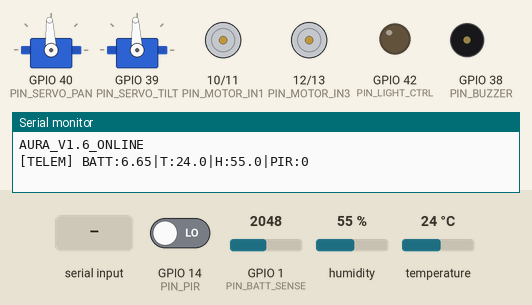
Bench run of a program on a simulated ESP32-S3. Shown: 2 × servo, motor-driver pin pairs drawn as motors (green arrow = first pin HIGH = forward, orange = second pin HIGH = backward, longer = more drive), output pins drawn as LEDs (lit = HIGH), buzzer (waves = sounding), the last lines printed to the serial monitor. The inputs (shaded band) are chosen by the test bench; at power-on: GPIO 1 (PIN_BATT_SENSE) = 2048, GPIO 14 (PIN_PIR) LOW, humidity 55 %, temperature 24 °C (analog values on the 0–4095 scale). Servo pulses on a pin are drawn as a servo (544–2400 µs = 0–180°).

Above: at 1.6 s.
1.7 s: "F\n" received over Serial
At 2.1 s:
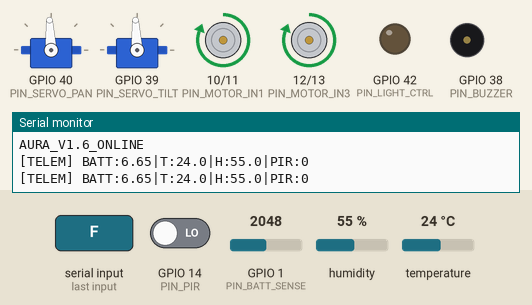
3.8 s: "B\n" received over Serial
At 4.2 s:
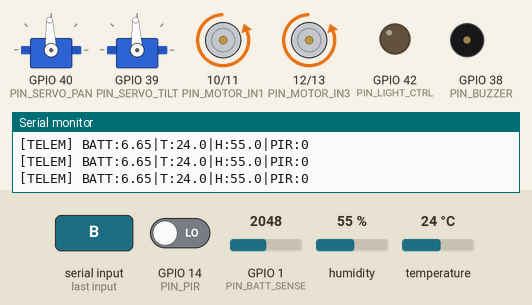
5.9 s: "L\n" received over Serial
At 6.3 s:
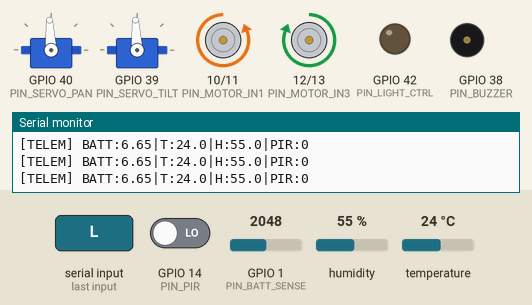
8.0 s: "R\n" received over Serial
At 8.3 s:
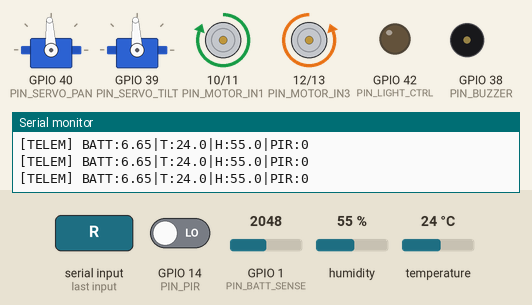
10.1 s: GPIO 1 (PIN_BATT_SENSE) set to 2118
12.2 s: GPIO 1 (PIN_BATT_SENSE) set to 2188
At 13.5 s:
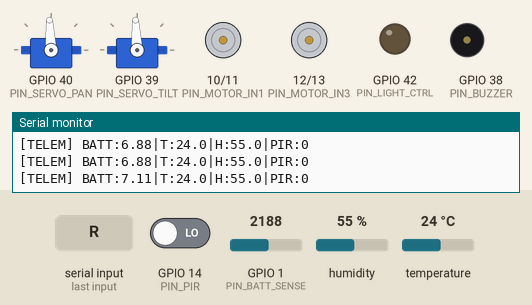
Timing chart, 0 to 17.6 s (numbered marks = the images above; inputs shaded):
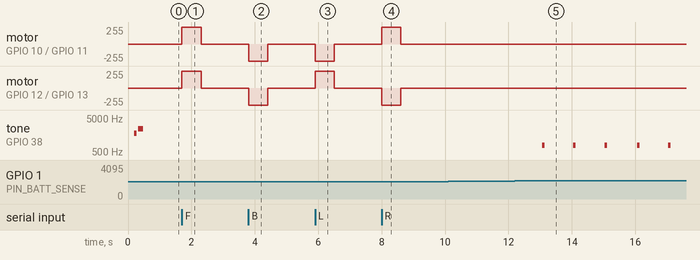

Measured:
- the behaviour switches between 2155 and 2156 on GPIO 1 (PIN_BATT_SENSE) (found by bisection; images 4 and 5)
- after the input at 1.7 s, motor on GPIO 10 (PIN_MOTOR_IN1) / GPIO 11 (PIN_MOTOR_IN2), motor on GPIO 12 (PIN_MOTOR_IN3) / GPIO 13 (PIN_MOTOR_IN4): stopped → forward 255/255 at once, → stopped 0.60 s later
- after the input at 3.8 s, motor on GPIO 10 (PIN_MOTOR_IN1) / GPIO 11 (PIN_MOTOR_IN2), motor on GPIO 12 (PIN_MOTOR_IN3) / GPIO 13 (PIN_MOTOR_IN4): stopped → backward 255/255 at once, → stopped 0.61 s later
- after the input at 5.9 s, motor on GPIO 10 (PIN_MOTOR_IN1) / GPIO 11 (PIN_MOTOR_IN2): stopped → backward 255/255 at once, → stopped 0.60 s later; motor on GPIO 12 (PIN_MOTOR_IN3) / GPIO 13 (PIN_MOTOR_IN4): stopped → forward 255/255 at once, → stopped 0.60 s later
- after the input at 8.0 s, motor on GPIO 10 (PIN_MOTOR_IN1) / GPIO 11 (PIN_MOTOR_IN2): stopped → forward 255/255 at once, → stopped 0.60 s later; motor on GPIO 12 (PIN_MOTOR_IN3) / GPIO 13 (PIN_MOTOR_IN4): stopped → backward 255/255 at once, → stopped 0.60 s later
- after the input at 12.2 s, tone on GPIO 38 (PIN_BUZZER): alternates 800 Hz for 0.08 s and silent for 0.91 s, starting after 0.86 s

The program:

main.cpp
```cpp
// =============================================================================
// Aura v1.6 - Autonomous Mobile Companion Robot Production Firmware
// Hardware: ESP32-S3 DevKit-C (N16R8) on Aura v1.6 Carrier PCB
// Author: Shravan Mali (Hack Club Fallen - Aura v1)
// =============================================================================

#include <Arduino.h>
#include <DHT.h>

// -----------------------------------------------------------------------------
// Pin Definitions (Directly mapped to Aura v1.6 Carrier PCB)
// -----------------------------------------------------------------------------
// L298N 4WD Motor Driver (J3 / J_MOTOR)
const int PIN_MOTOR_IN1    = 10; // J1 Pin 18 (Left Forward)
const int PIN_MOTOR_IN2    = 11; // J1 Pin 19 (Left Reverse)
const int PIN_MOTOR_IN3    = 12; // J1 Pin 20 (Right Forward)
const int PIN_MOTOR_IN4    = 13; // J1 Pin 21 (Right Reverse)

// Pan-Tilt Gimbal Servos (LEDC PWM on ESP32-S3)
const int PIN_SERVO_PAN    = 40; // J2 Pin 8
const int PIN_SERVO_TILT   = 39; // J2 Pin 9
const int SERVO_PAN_CH     = 0;
const int SERVO_TILT_CH    = 1;

// Actuator & Diagnostic Outputs
const int PIN_BUZZER       = 38; // J2 Pin 10 (via Q5 2N2222)
const int PIN_LIGHT_CTRL   = 42; // J2 Pin 6  (via Q1 2N2222)
const int PIN_PI_RESET     = 37; // J2 Pin 11 (via Q4 2N2222 to Pi GLOBAL_EN)

// Sensors
const int PIN_DHT          = 4;  // J1 Pin 4  (DHT11)
const int PIN_PIR          = 14; // J1 Pin 22 (HC-SR501)
const int PIN_BATT_SENSE   = 1;  // J2 Pin 4  (ADC1_CH0 via 100k/33k divider)

#define DHTTYPE DHT11
DHT dht(PIN_DHT, DHTTYPE);

// State Variables
float battery_voltage = 0.0;
float temperature = 0.0;
float humidity = 0.0;
bool pir_detected = false;

// Timers
unsigned long last_command_time = 0;
unsigned long last_telemetry_time = 0;
unsigned long last_pi_heartbeat = 0;
const unsigned long WATCHDOG_TIMEOUT_MS = 600;       // Auto-stop motors if Pi disconnects
const unsigned long PI_HARD_RESET_TIMEOUT_MS = 30000; // 30 sec freeze triggers reboot

// -----------------------------------------------------------------------------
// Servo Control using ESP32-S3 Hardware PWM (50Hz, 16-bit resolution)
// -----------------------------------------------------------------------------
void write_servo_angle(int channel, int angle_deg) {
  angle_deg = constrain(angle_deg, 0, 180);
  // 50Hz period = 20ms. 0 deg = 0.5ms (1638 counts), 180 deg = 2.5ms (8192 counts)
  uint32_t duty = 1638 + (angle_deg * (8192 - 1638) / 180);
  ledcWrite(channel, duty);
}

// -----------------------------------------------------------------------------
// Audible Buzzer Chirp Helper
// -----------------------------------------------------------------------------
void beep(int duration_ms, int freq_hz = 2000) {
  tone(PIN_BUZZER, freq_hz, duration_ms);
  delay(duration_ms);
  noTone(PIN_BUZZER);
}

// -----------------------------------------------------------------------------
// Read Battery Voltage via 100kΩ / 33kΩ Resistor Divider (R10 / R11)
// Ratio = (100k + 33k) / 33k = 4.0303
// -----------------------------------------------------------------------------
float read_battery_voltage() {
  uint32_t raw_adc = analogRead(PIN_BATT_SENSE);
  float pin_voltage = (raw_adc / 4095.0) * 3.30;
  return pin_voltage * 4.0303;
}

// -----------------------------------------------------------------------------
// 4WD Motor Skid-Steer Controller
// -----------------------------------------------------------------------------
void drive_motors(int left_cmd, int right_cmd) {
  // Left Motors (IN1 / IN2)
  if (left_cmd > 0) {
    digitalWrite(PIN_MOTOR_IN1, HIGH);
    digitalWrite(PIN_MOTOR_IN2, LOW);
  } else if (left_cmd < 0) {
    digitalWrite(PIN_MOTOR_IN1, LOW);
    digitalWrite(PIN_MOTOR_IN2, HIGH);
  } else {
    digitalWrite(PIN_MOTOR_IN1, LOW);
    digitalWrite(PIN_MOTOR_IN2, LOW);
  }

  // Right Motors (IN3 / IN4)
  if (right_cmd > 0) {
    digitalWrite(PIN_MOTOR_IN3, HIGH);
    digitalWrite(PIN_MOTOR_IN4, LOW);
  } else if (right_cmd < 0) {
    digitalWrite(PIN_MOTOR_IN3, LOW);
    digitalWrite(PIN_MOTOR_IN4, HIGH);
  } else {
    digitalWrite(PIN_MOTOR_IN3, LOW);
    digitalWrite(PIN_MOTOR_IN4, LOW);
  }
}

// -----------------------------------------------------------------------------
// Hardware Raspberry Pi Emergency Reboot
// -----------------------------------------------------------------------------
void trigger_pi_hardware_reboot() {
  Serial.println("[SAFETY] Raspberry Pi frozen! Pulling GLOBAL_EN low...");
  beep(300, 1000);

  // Pull Pi GLOBAL_EN to GND for 250ms via Q4
  digitalWrite(PIN_PI_RESET, HIGH);
  delay(250);
  digitalWrite(PIN_PI_RESET, LOW);

  last_pi_heartbeat = millis(); // Reset timer to allow Pi 30 seconds to boot
  beep(100, 2200);
}

// -----------------------------------------------------------------------------
// Arduino Setup
// -----------------------------------------------------------------------------
void setup() {
  Serial.begin(115200);
  delay(200);

  // Configure Motor Outputs
  pinMode(PIN_MOTOR_IN1, OUTPUT);
  pinMode(PIN_MOTOR_IN2, OUTPUT);
  pinMode(PIN_MOTOR_IN3, OUTPUT);
  pinMode(PIN_MOTOR_IN4, OUTPUT);
  drive_motors(0, 0);

  // Configure Actuator Pins
  pinMode(PIN_BUZZER, OUTPUT);
  pinMode(PIN_LIGHT_CTRL, OUTPUT);
  pinMode(PIN_PI_RESET, OUTPUT);
  digitalWrite(PIN_LIGHT_CTRL, LOW);
  digitalWrite(PIN_PI_RESET, LOW);

  // Sensors & ADC
  pinMode(PIN_PIR, INPUT);
  analogReadResolution(12);
  dht.begin();

  // Configure Hardware PWM for Pan-Tilt Servos (50Hz, 16-bit)
  ledcSetup(SERVO_PAN_CH, 50, 16);
  ledcAttachPin(PIN_SERVO_PAN, SERVO_PAN_CH);
  ledcSetup(SERVO_TILT_CH, 50, 16);
  ledcAttachPin(PIN_SERVO_TILT, SERVO_TILT_CH);

  write_servo_angle(SERVO_PAN_CH, 90);  // Center forward
  write_servo_angle(SERVO_TILT_CH, 90); // Center level

  // Aura Power-On Chime
  beep(80, 1800);
  delay(50);
  beep(150, 2400);

  last_command_time = millis();
  last_pi_heartbeat = millis();
  Serial.println("AURA_V1.6_ONLINE");
}

// -----------------------------------------------------------------------------
// Main Execution Loop
// -----------------------------------------------------------------------------
void loop() {
  // 1. Process Serial Commands from Raspberry Pi
  while (Serial.available() > 0) {
    String cmd = Serial.readStringUntil('\n');
    cmd.trim();
    last_command_time = millis();

    if (cmd == "HEARTBEAT") {
      last_pi_heartbeat = millis();
    } else if (cmd == "F" || cmd == "f") {
      drive_motors(1, 1);
    } else if (cmd == "B" || cmd == "b") {
      drive_motors(-1, -1);
    } else if (cmd == "L" || cmd == "l") {
      drive_motors(-1, 1);
    } else if (cmd == "R" || cmd == "r") {
      drive_motors(1, -1);
    } else if (cmd == "S" || cmd == "s" || cmd == "O" || cmd == "o") {
      drive_motors(0, 0);
    } else if (cmd.startsWith("DRIVE:")) {
      int comma_idx = cmd.indexOf(',');
      if (comma_idx > 6) {
        int l = cmd.substring(6, comma_idx).toInt();
        int r = cmd.substring(comma_idx + 1).toInt();
        drive_motors(l, r);
      }
    } else if (cmd.startsWith("GIMBAL:")) {
      int comma_idx = cmd.indexOf(',');
      if (comma_idx > 7) {
        int p = cmd.substring(7, comma_idx).toInt();
        int t = cmd.substring(comma_idx + 1).toInt();
        write_servo_angle(SERVO_PAN_CH, constrain(p, 15, 165));
        write_servo_angle(SERVO_TILT_CH, constrain(t, 40, 140));
      }
    } else if (cmd == "LIGHT_ON") {
      digitalWrite(PIN_LIGHT_CTRL, HIGH);
    } else if (cmd == "LIGHT_OFF") {
      digitalWrite(PIN_LIGHT_CTRL, LOW);
    } else if (cmd == "BEEP") {
      beep(100, 2200);
    }
  }

  // 2. Safety Timeout: Auto-stop motors if no drive packet received in 600ms
  if (millis() - last_command_time > WATCHDOG_TIMEOUT_MS) {
    drive_motors(0, 0);
  }

  // 3. Periodic Telemetry Stream (Every 1000ms)
  if (millis() - last_telemetry_time >= 1000) {
    last_telemetry_time = millis();
    battery_voltage = read_battery_voltage();
    pir_detected = (digitalRead(PIN_PIR) == HIGH);

    float t = dht.readTemperature();
    float h = dht.readHumidity();
    if (!isnan(t)) temperature = t;
    if (!isnan(h)) humidity = h;

    Serial.printf("[TELEM] BATT:%.2f|T:%.1f|H:%.1f|PIR:%d\n",
                  battery_voltage, temperature, humidity, pir_detected ? 1 : 0);

    // Low battery warning (< 10.0V on 3S pack)
    if (battery_voltage < 10.0 && battery_voltage > 7.0) {
      beep(80, 800);
    }
  }

  // 4. Raspberry Pi Hardware Watchdog
  if (millis() - last_pi_heartbeat > PI_HARD_RESET_TIMEOUT_MS) {
    trigger_pi_hardware_reboot();
  }

  delay(5);
}
```
